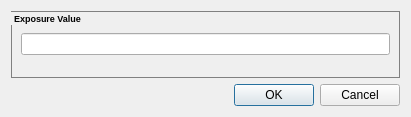
<?xml version="1.0" encoding="UTF-8"?>
<ui version="4.0">
 <class>ExposureValueDialog</class>
 <widget class="QWidget" name="ExposureValueDialog">
  <property name="geometry">
   <rect>
    <x>0</x>
    <y>0</y>
    <width>411</width>
    <height>117</height>
   </rect>
  </property>
  <property name="windowTitle">
   <string>Exposure Value</string>
  </property>
  <layout class="QVBoxLayout" name="verticalLayout">
   <item>
    <widget class="QGroupBox" name="groupBox">
     <property name="minimumSize">
      <size>
       <width>0</width>
       <height>65</height>
      </size>
     </property>
     <property name="styleSheet">
      <string notr="true">QGroupBox{
	border: 1px solid grey;
	font: bold 7pt
}</string>
     </property>
     <property name="title">
      <string>Exposure Value</string>
     </property>
     <layout class="QHBoxLayout" name="horizontalLayout">
      <item>
       <widget class="QLineEdit" name="exposureValueLineEdit"/>
      </item>
     </layout>
    </widget>
   </item>
   <item>
    <widget class="QDialogButtonBox" name="buttonBox">
     <property name="standardButtons">
      <set>QDialogButtonBox::Cancel|QDialogButtonBox::Ok</set>
     </property>
    </widget>
   </item>
  </layout>
 </widget>
 <resources/>
 <connections/>
</ui>
